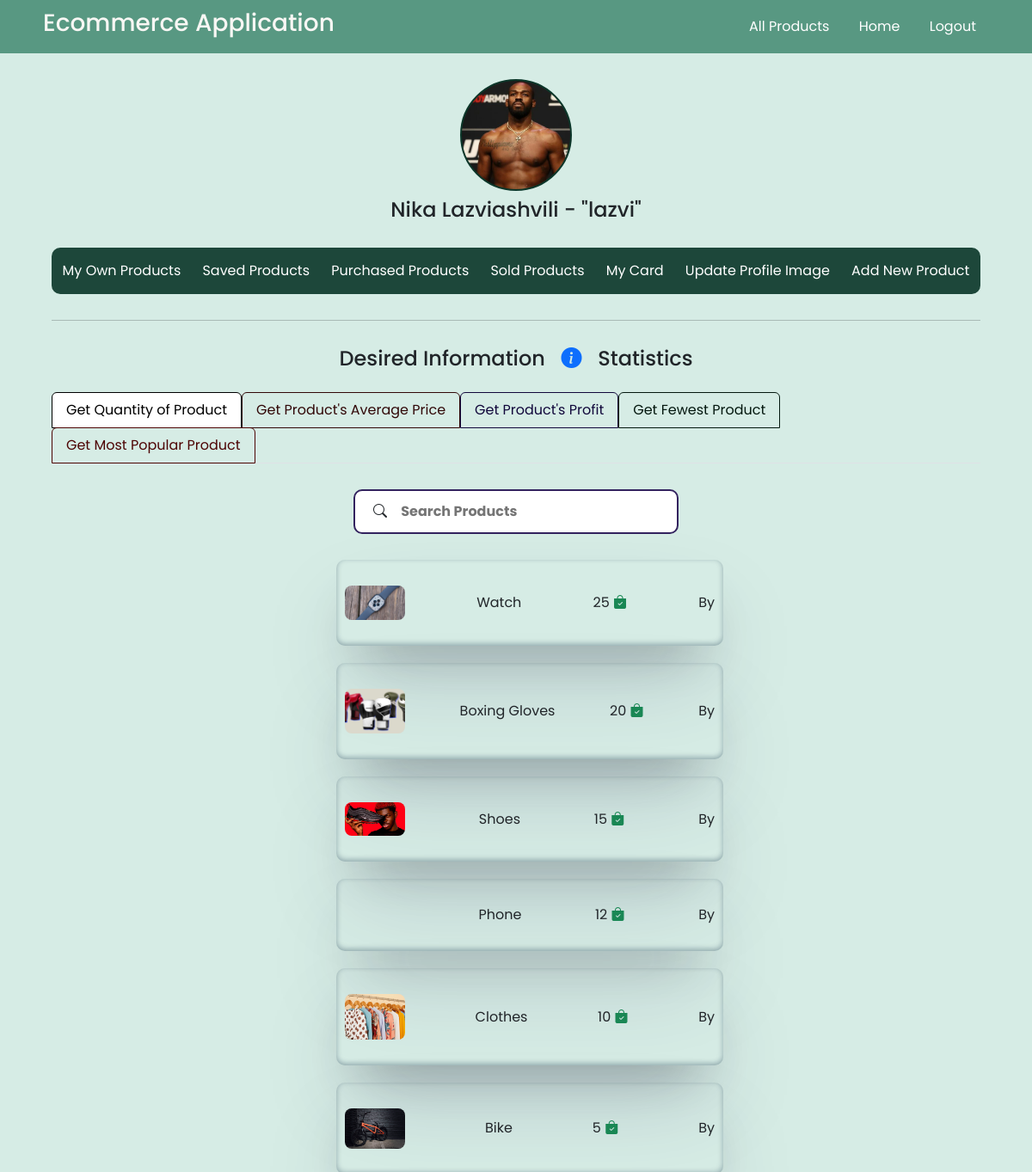
/home (signed in), run on an earlier commit of the app's database.
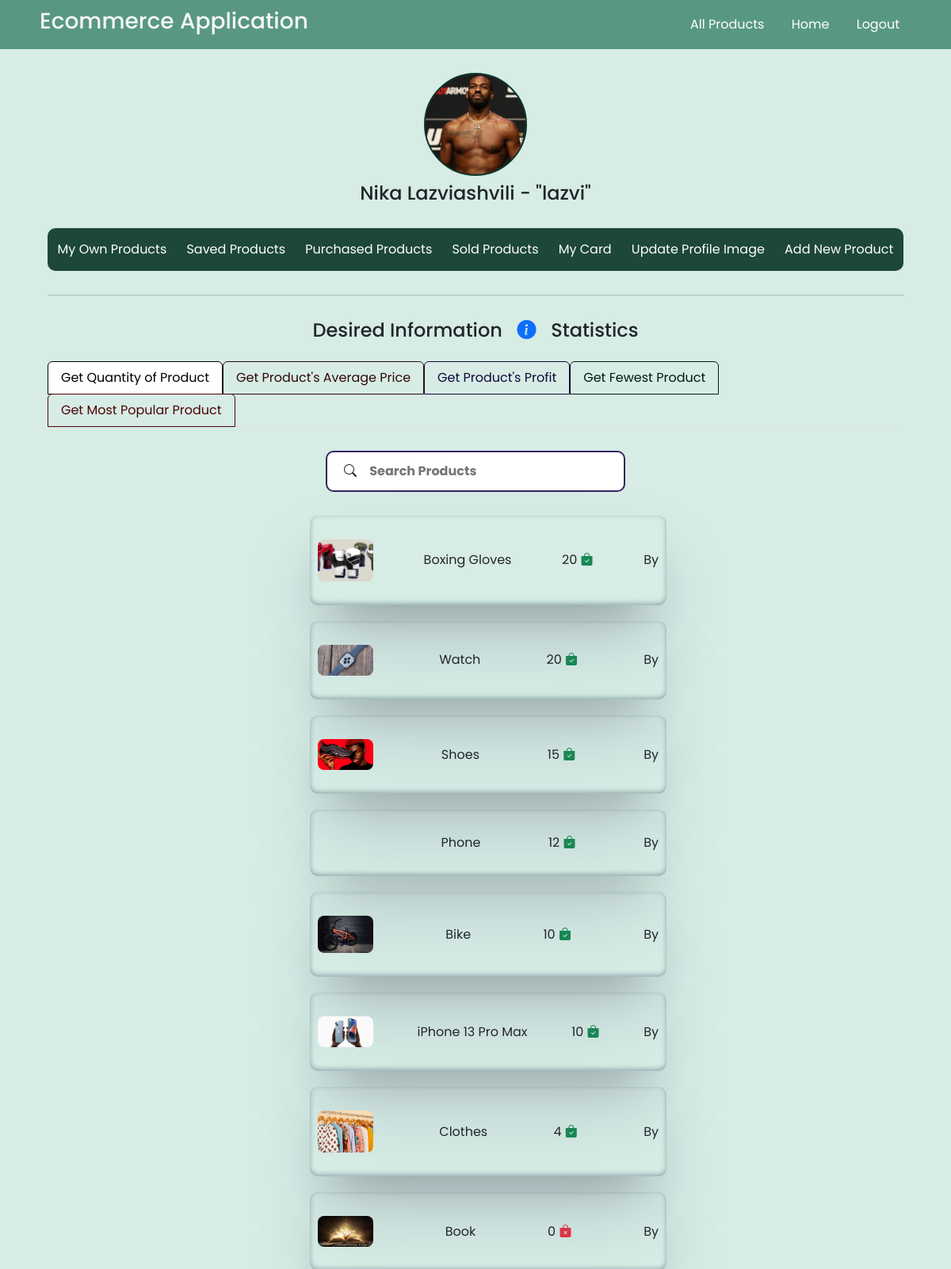
And on a later commit of the database.
### levelup_app/models.py (models this page shows, shortened)
class Product(models.Model):
    name = models.CharField(max_length=150)
    price = models.FloatField(default=0)
    quantity = models.IntegerField(default=1)
    image = models.ImageField(upload_to="images")
    in_sale = models.BooleanField(default=False)
    provider = models.ForeignKey(User, on_delete=models.CASCADE, null=True)

### levelup_app/views.py (the view)
# urls.py: path("home", views.HomeView.as_view(), name="home"),
class HomeView(View):
    def get(self, request):
        all_products = Product.objects.all()
        fewest_product = all_products.order_by("quantity")
        fewest_product = fewest_product[0] if len(fewest_product) > 0 else None
        most_popular_product = PurchasedProduct.objects.values("product").annotate(
            total_quantity=Sum("quantity")).all().order_by("-total_quantity")
        most_popular_product = most_popular_product[0] if len(
            most_popular_product) else None
        sold_product = SoldProduct.objects.filter(
            product_provider=request.user).all()
        product_avg_prices = PurchasedProduct.objects.values("product").annotate(
            avg_money=Sum("money_spent")/Sum("quantity")).all()
        product_profit_prices = sold_product.values("product").annotate(
            profit_money=Sum("money_gained")/Sum("quantity")).all()
        context = {
            "user": request.user,
            "products": all_products.order_by("-quantity"),
            "product_avg_prices": product_avg_prices,
            "product_profit_prices": product_profit_prices,
            "fewest_product": fewest_product,
            "most_popular_product": most_popular_product
        }
        return render(request, "levelup_app/home.html", context)

### levelup_app/templatetags/poll_extras.py (called while the page is built)
@register.filter(name="greater_than")
def greater_than(value):
    if int(value) > 0:
        return True
    return False

@register.filter(name="product_name")
def product_name(value):
    chosen_product = Product.objects.get(id=int(value))
    return chosen_product.name

@register.filter(name="product_image")
def product_image(value):
    chosen_product = Product.objects.get(id=int(value))
    return chosen_product.image.url

@register.filter(name="provider")
def provider(value):
    chosen_product = Product.objects.get(id=int(value))
    return chosen_product.provider

### levelup_app/templates/levelup_app/home.html (shortened to what this page needs)
{% extends "base.html" %}
{% load static %}
{% load poll_extras %}
{% block css_styles %}
    <link rel="stylesheet" href="{% static 'levelup_app/css/home.css' %}">
{% endblock css_styles %}
{% block content %}
    <div>
        {% if user.user_image.image.url %}
            <div class="image-div" style="background-image: url('{{ user.user_image.image.url }}');"></div>
        {% else %}
            <div class="image-div" style="background-image: url({% static 'levelup_app/images/user.png' %});"></div>
        {% endif %}
        <h4 class="text-center mt-2">{{ user.first_name }} {{ user.last_name }} - "{{ user.username }}"</h4>
        <div class="d-flex justify-content-around align-items-center info-div">
            <a href="{% url 'own' %}">My Own Products</a>
            <a href="{% url 'saved' %}">Saved Products</a>
            <a href="{% url 'purchased' %}">Purchased Products</a>
            <a href="{% url 'sold' %}">Sold Products</a>
            <a href="{% url 'credit-card' %}">My Card</a>
            <a href="{% url 'update-image' %}">Update Profile Image</a>
            <a href="{% url 'add' %}">Add New Product</a>
        </div>
    </div>
    <hr>
    <h4 class="text-center mt-4 mb-4">
        Desired Information &nbsp; <i class="bi bi-info-circle-fill text-primary"></i> &nbsp; Statistics
    </h4>
    <div id="tab-div">
        <div class="nav nav-tabs" id="nav-tab" role="tablist">
            <button class="nav-link active" id="nav-home-tab" data-bs-toggle="tab" data-bs-target="#nav-home" type="button" role="tab" aria-controls="nav-home" aria-selected="true">Get Quantity of Product</button>
            <button class="nav-link" id="nav-profile-tab" data-bs-toggle="tab" data-bs-target="#nav-profile" type="button" role="tab" aria-controls="nav-profile" aria-selected="false">Get Product's Average Price</button>
            <button class="nav-link" id="nav-profit-tab" data-bs-toggle="tab" data-bs-target="#nav-profit" type="button" role="tab" aria-controls="nav-profit" aria-selected="false">Get Product's Profit</button>
            <button class="nav-link" id="nav-contact-tab" data-bs-toggle="tab" data-bs-target="#nav-contact" type="button" role="tab" aria-controls="nav-contact" aria-selected="false">Get Fewest Product</button>
            <button class="nav-link" id="nav-popular-tab" data-bs-toggle="tab" data-bs-target="#nav-popular" type="button" role="tab" aria-controls="nav-popular" aria-selected="false">Get Most Popular Product</button>
        </div>
    </div>
    <div class="tab-content" id="nav-tabContent">
        <div class="tab-pane fade show active" id="nav-home" role="tabpanel" aria-labelledby="nav-home-tab" tabindex="0">
            <div class="searchDiv">
                <form action="#">
                    <i class="bi bi-search"></i>
                    <input type="text" name="" id="searchProduct" placeholder="Search Products" onkeyup="filterProducts()">
                </form>
            </div>
            <ul class="text-center quantity-list" id="myList">
                {% for product in products %}
                    <li class="actualProduct">
                        <img src="{{ product.image.url }}" alt="">
                        <span class="product-heading">{{ product.name }}</span>
                        <span>{{ product.quantity }}
                            {% if product.quantity|greater_than %}
                                <i class="bi bi-bag-check-fill text-success"></i>
                            {% else %}
                                <i class="bi bi-bag-x-fill text-danger"></i>
                            {% endif %}
                        </span>
                        <span>By {{ product.provider.username }}</span>
                    </li>
                {% endfor %}
            </ul>
        </div>
    </div>
{% endblock content %}

What changed in the data, as far as the page shows it:
shown differently, row unchanged: Product "Boxing Gloves": moves up the list
changed Product "Watch": quantity "25" → "20"
changed Product "Bike": quantity "5" → "10"; moves up the list
added Product: image (picture), name "iPhone 13 Pro Max", quantity "10"
changed Product "Clothes": quantity "10" → "4"
added Product: image (picture), name "Book", quantity "0"
